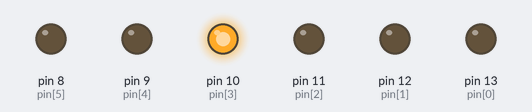
Simulated run of this sketch. Board: Arduino Uno, built for the host (arithmetic inside an expression is 32-bit, double 64-bit). Shown: output pins drawn as LEDs (lit = HIGH).

Above: at 0.1 s.
At 3.1 s:
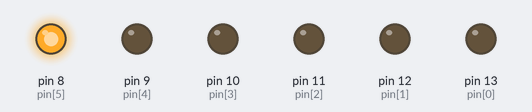
At 6.1 s:
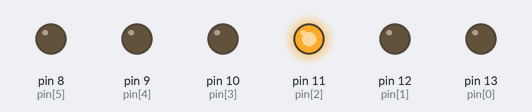
At 10.1 s:
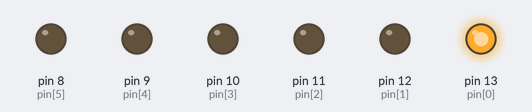
At 23.1 s:
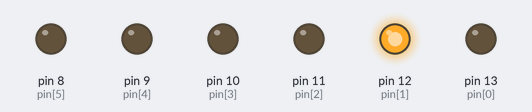
At 37.1 s:
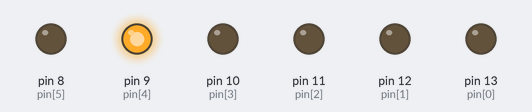
Timing chart, 0 to 38.6 s (numbered marks = the images above):
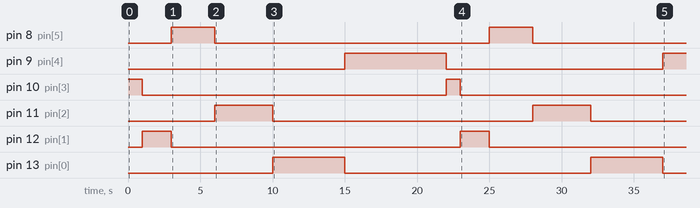

The sketch:

Shortest_Job_first.ino
```cpp
// Marl Kenneth Tan
// BSCPE 4A
//Shortest Job First assigns each process the duration of the subsequent CPU burst.

void setup()
{
  pinMode(13, OUTPUT); // Port 13 to output
  pinMode(12, OUTPUT); // Port 12 to output
  pinMode(11, OUTPUT); // Port 11 to output
  pinMode(10, OUTPUT); // Port 10 to output
  pinMode(9, OUTPUT); //  Port 9  to output
  pinMode(8, OUTPUT); //  Port 8  to output
}

void loop()
{
  shortest_job(); //calls the function
}

void shortest_job(){
  int pin[6] = {13, 12, 11, 10, 9, 8};
  int time[6] = {5000, 2000, 4000, 1000, 7000, 3000};

  //an array of milliseconds worth of time for the delay function.
  //The P1 or index 0 has a time of five seconds.
  //The P2 or index 1 has a time of two seconds.
  //The P3 or index 2 has a time of four seconds.
  //The P4 or index 3 has a time of one second.
  //The P5 or index 4 has a time of seven seconds.
  //The P6 or index 5 has a time of three seconds.

  //P4 is the first to be conducted with the set burst time, followed by P2, P6, P3, P1, and P5 at the end.

  int temp;

  for (int i=0; i<6; i++){
   for (int j=0; j<6; j++){
     if (time[i] < time[j]){
     temp = time[i];
time[i] = time[j];
time[j] = temp;

temp = pin[i];
pin[i] = pin[j];
 pin[j] = temp;
      }
    }
  } //When this loop is finished, the time array and pin array will both be sorted in ascending order.

  int count = 0; //identifies the array
  while (count != 6){
  	digitalWrite(pin[count], HIGH);
    delay(time[count]);
    digitalWrite(pin[count], LOW);
    count++;
  } //executes the output.
}
//end
```

Measured:
- by itself, pin 8 (pin[5]): alternates HIGH for 3.0 s and LOW for 19.0 s
- by itself, pin 9 (pin[4]): LOW → HIGH at 15.0 s, → LOW 7.0 s later, → HIGH 15.0 s later
- by itself, pin 10 (pin[3]): alternates HIGH for 1.0 s and LOW for 21.0 s
- by itself, pin 11 (pin[2]): alternates HIGH for 4.0 s and LOW for 18.0 s
- by itself, pin 12 (pin[1]): alternates HIGH for 2.0 s and LOW for 20.0 s
- by itself, pin 13 (pin[0]): alternates HIGH for 5.0 s and LOW for 17.0 s
